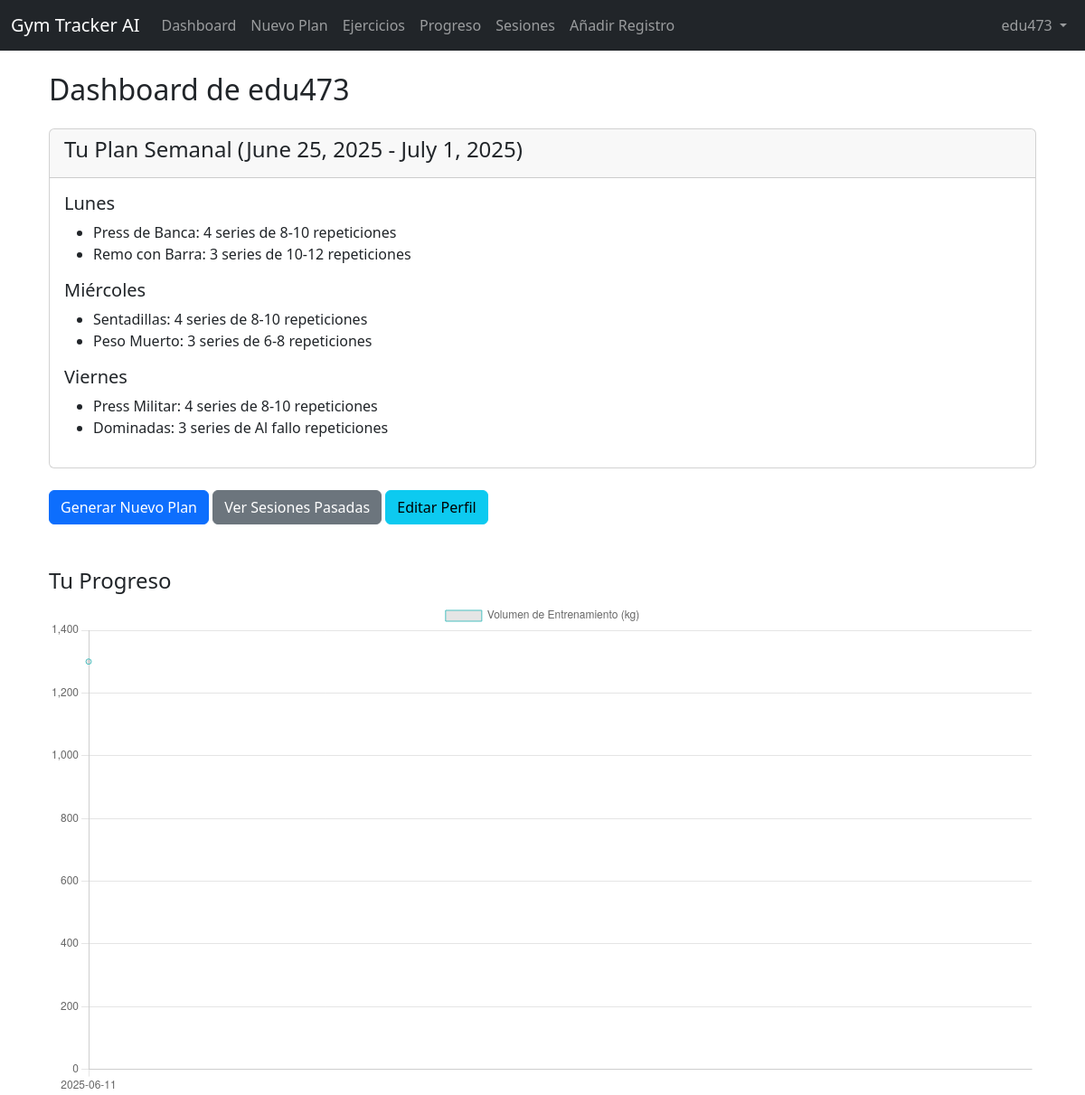
The app's page / (signed in) with its own data.
### tracker/models.py (models this page shows, shortened)
class PlanSemanal(models.Model):
    usuario = models.ForeignKey(User, on_delete=models.CASCADE)
    fecha_inicio = models.DateField()
    fecha_fin = models.DateField()
    activo = models.BooleanField(default=True)

class DiaPlan(models.Model):
    plan = models.ForeignKey(PlanSemanal, on_delete=models.CASCADE, related_name='dias')
    dia_semana = models.CharField(max_length=10, help_text="Ej: Lunes, Martes...")

class EjercicioPlan(models.Model):
    dia_plan = models.ForeignKey(DiaPlan, on_delete=models.CASCADE, related_name='ejercicios')
    ejercicio = models.ForeignKey(Ejercicio, on_delete=models.CASCADE)
    series = models.PositiveIntegerField()
    repeticiones = models.CharField(max_length=20) # Ej: "8-12" o "15"
    peso_recomendado = models.DecimalField(max_digits=5, decimal_places=2, null=True, blank=True)

class Ejercicio(models.Model):
    nombre = models.CharField(max_length=100, unique=True, help_text="Nombre del ejercicio")
    descripcion = models.TextField(help_text="Descripción detallada del ejercicio", null=True, blank=True)
    muscle_group = models.CharField(max_length=50, help_text="Grupo muscular principal", null=True, blank=True)

### tracker/views.py (the view)
# urls.py: path('', dashboard, name='dashboard'),
@login_required
def dashboard(request):
    plan_activo = PlanSemanal.objects.filter(usuario=request.user, activo=True).first()
    sesiones = SesionEntrenamiento.objects.filter(usuario=request.user).order_by('fecha')
    fechas = [sesion.fecha.strftime('%Y-%m-%d') for sesion in sesiones]
    volumenes = []
    for sesion in sesiones:
        volumen_sesion = sum(registro.repeticiones * registro.peso for registro in sesion.registros.all())
        volumenes.append(float(volumen_sesion))
    context = {
        'plan': plan_activo,
        'fechas_json': json.dumps(fechas),
        'volumenes_json': json.dumps(volumenes),
    }
    return render(request, 'tracker/dashboard.html', context)

### tracker/templates/tracker/dashboard.html
{% extends 'tracker/base.html' %}
{% block content %}
<div class="container mt-4">
    <h2>Dashboard de {{ user.username }}</h2>
    {% if plan %}
        <div class="card mt-4">
            <div class="card-header">
                <h4>Tu Plan Semanal ({{ plan.fecha_inicio }} - {{ plan.fecha_fin }})</h4>
            </div>
            <div class="card-body">
                {% for dia in plan.dias.all %}
                    <div class="mb-3">
                        <h5>{{ dia.dia_semana }}</h5>
                        <ul>
                            {% for ejercicio in dia.ejercicios.all %}
                                <li>{{ ejercicio.ejercicio.nombre }}: {{ ejercicio.series }} series de {{ ejercicio.repeticiones }} repeticiones</li>
                            {% endfor %}
                        </ul>
                    </div>
                {% endfor %}
            </div>
        </div>
    {% else %}
        <div class="alert alert-info mt-4">
            No tienes un plan de entrenamiento activo.
        </div>
    {% endif %}
    <div class="mt-4">
        <a href="{% url 'crear-plan' %}" class="btn btn-primary">Generar Nuevo Plan</a>
        <a href="{% url 'lista-sesiones' %}" class="btn btn-secondary">Ver Sesiones Pasadas</a>
        <a href="{% url 'user-profile' %}" class="btn btn-info">Editar Perfil</a>
    </div>
    <div class="mt-5">
        <h4>Tu Progreso</h4>
        <canvas id="progressChart"></canvas>
    </div>
</div>
{% endblock %}
{% block extra_js %}
<script>
    const ctx = document.getElementById('progressChart').getContext('2d');
    const progressChart = new Chart(ctx, {
        type: 'line',
        data: {
            labels: {{ fechas_json|safe }},
            datasets: [{
                label: 'Volumen de Entrenamiento (kg)',
                data: {{ volumenes_json|safe }},
                borderColor: 'rgba(75, 192, 192, 1)',
                borderWidth: 1
            }]
        },
        options: {
            scales: {
                y: {
                    beginAtZero: true
                }
            }
        }
    });
</script>
{% endblock %}

### tracker/templates/tracker/base.html (shortened to what this page needs)
<!DOCTYPE html>
<html lang="es">
<head>
    <link href="https://cdn.jsdelivr.net/npm/bootstrap@5.3.0/dist/css/bootstrap.min.css" rel="stylesheet">
</head>
<body>
    <nav class="navbar navbar-expand-lg navbar-dark bg-dark">
        <div class="container-fluid">
            <a class="navbar-brand" href="{% url 'dashboard' %}">Gym Tracker AI</a>
            <div class="collapse navbar-collapse" id="navbarNav">
                <ul class="navbar-nav me-auto mb-2 mb-lg-0">
                    {% if user.is_authenticated %}
                        <li class="nav-item">
                            <a class="nav-link" href="{% url 'dashboard' %}">Dashboard</a>
                        </li>
                        <li class="nav-item">
                            <a class="nav-link" href="{% url 'crear-plan' %}">Nuevo Plan</a>
                        </li>
                        <li class="nav-item">
                            <a class="nav-link" href="{% url 'lista-ejercicios' %}">Ejercicios</a>
                        </li>
                        <li class="nav-item">
                            <a class="nav-link" href="{% url 'progreso' %}">Progreso</a>
                        </li>
                        <li class="nav-item">
                            <a class="nav-link" href="{% url 'lista-sesiones' %}">Sesiones</a>
                        </li>
                        <li class="nav-item">
                            <a class="nav-link" href="{% url 'agregar-registro' %}">Añadir Registro</a>
                        </li>
                    {% endif %}
                </ul>
                <ul class="navbar-nav">
                    {% if user.is_authenticated %}
                        <li class="nav-item dropdown">
                            <a class="nav-link dropdown-toggle" href="#" id="navbarDropdown" role="button" data-bs-toggle="dropdown" aria-expanded="false">
                                {{ user.username }}
                            </a>
                        </li>
                    {% endif %}
                </ul>
            </div>
        </div>
    </nav>
    <main class="container mt-4">
        {% block content %}
        {% endblock %}
    </main>
    {% block extra_js %}{% endblock %}
</body>
</html>

### records on screen
PlanSemanal: fecha_inicio "June 25, 2025", fecha_fin "July 1, 2025"
DiaPlan: dia_semana "Lunes"
EjercicioPlan: ejercicio.nombre "Press de Banca", series "4", repeticiones "8-10"
EjercicioPlan: ejercicio.nombre "Remo con Barra", series "3", repeticiones "10-12"
DiaPlan: dia_semana "Miércoles"
EjercicioPlan: ejercicio.nombre "Sentadillas", series "4", repeticiones "8-10"
EjercicioPlan: ejercicio.nombre "Peso Muerto", series "3", repeticiones "6-8"
DiaPlan: dia_semana "Viernes"
EjercicioPlan: ejercicio.nombre "Press Militar", series "4", repeticiones "8-10"
EjercicioPlan: ejercicio.nombre "Dominadas", series "3", repeticiones "Al fallo"

### other values on screen
{{ user.username }} "edu473"
chart data {{ fechas_json|safe }} ["2025-06-11"]
chart data {{ volumenes_json|safe }} [1300.0]
